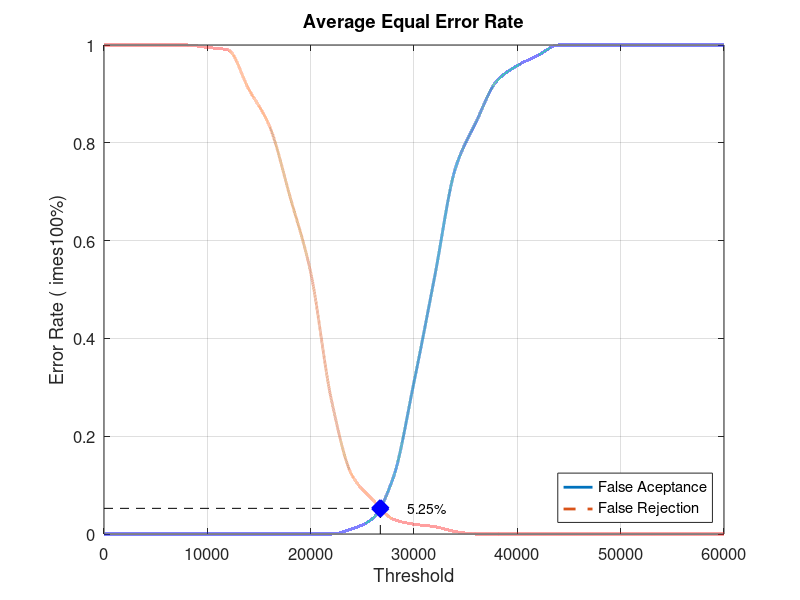
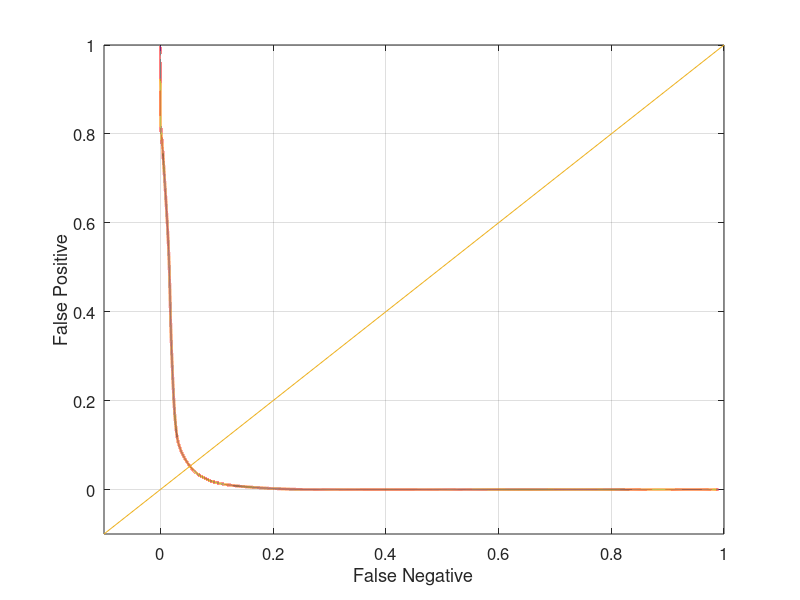

The MATLAB script that drew these images, in order:
close all;
clear;
clc;
x = 0:2000:60000;
xq = 0:0.5:60000;

y0 = [0 0 0 0 0 0 0 0 0 0 0 0 0.0105263 0.0315789 0.115789 0.310526 0.526316 0.747368 0.842105 0.926316 0.957895 0.978947 1 1 1 1 1 1 1 1 1]
yy0 = interp1(x, y0, xq, 'pchip');
y1 = [1 1 1 1 1 0.995 0.99 0.91 0.835 0.69 0.535 0.275 0.12 0.07 0.03 0.02 0.015 0.005 0 0 0 0 0 0 0 0 0 0 0 0 0]
yy1 = interp1(x, y1, xq, 'pchip');

% Calculating EER: 
y2 = abs(y0 - y1);
find(y2 == min(y2))
yy2 = abs(yy0 - yy1);
xEER = find(yy2 == min(yy2));
xEERIndex = xq(xEER) % X-axis EER
yEER = yy0(xEER) % Y-axis EER

main = figure
plot(xq, yy0,'-','LineWidth', 2);	hold on
plot(xq, yy1,'--','LineWidth', 2);	hold on
plot([xEERIndex xEERIndex], [0 yEER], 'k--');	hold on
plot([0 xEERIndex], [yEER yEER], 'k--');	hold on
plot(xEERIndex, yEER, 'bx', 'LineWidth', 10);	hold on
text(xEERIndex + 10 * xEERIndex / 100, yEER, [num2str(round((10000 * yEER)) / 100) '%'])
legend('False Aceptance', 'False Rejection', 'Location', 'SouthEast')
xlabel('Threshold')
ylabel('Error Rate (	imes100%)')
title('Average Equal Error Rate')
set(gca, 'FontSize', 12)
axis([0 60000 0 1])
grid on

print(main, 'Database4_1Main', '-dpng');
FNRxFPR = figure('Color', [1 1 1]);
plot(yy1, yy0, '-', yy1, yy0, 'LineWidth', 2);
hold on
y = -0.1:0.1:1
plot(y, y); 
set(gca, 'FontSize', 12)
xlabel('False Negative')
ylabel('False Positive')
axis([-0.1 1 -0.1 1])
set(gca, 'FontSize', 12)
grid on

print(FNRxFPR, 'Database4_1FNRxFPR','-dpng');
